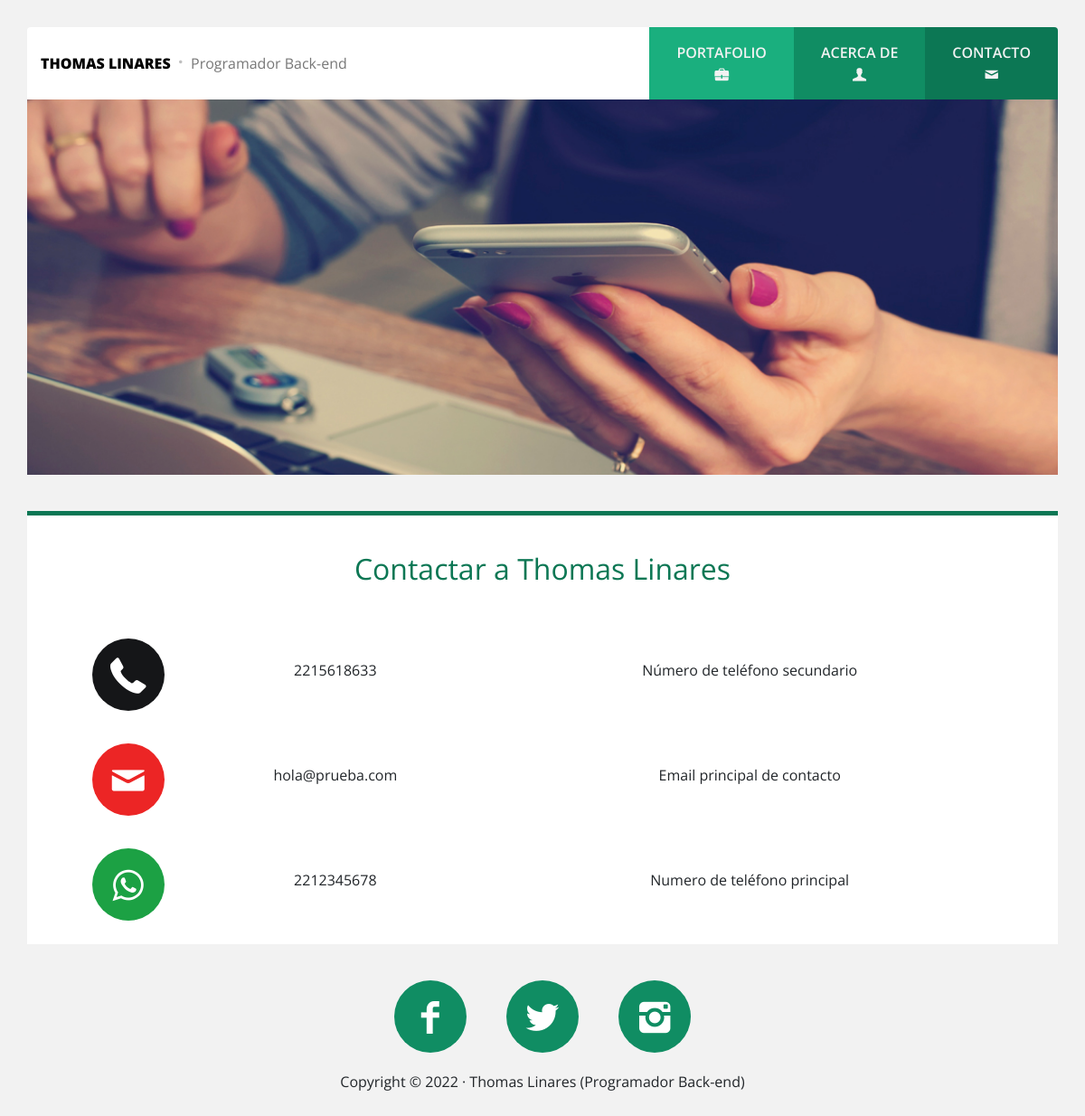
Page /contact/ on the committed database.
### about/models.py (models this page shows, shortened)
class About(models.Model):
    name = models.CharField(max_length=30, verbose_name="Nombre", null=False)
    profesion = models.CharField(max_length=50, verbose_name="Profesión", null=False)
    parrafo = RichTextField(verbose_name="Parrafos", null=False)
    image = models.ImageField(verbose_name="Foto de Perfil", upload_to="Project", null=False)
    created = models.DateTimeField(auto_now_add=True, verbose_name="Fecha de Creación")
    update = models.DateTimeField(auto_now=True, verbose_name="Fecha de Actualización")
    class Meta:
        verbose_name = "Acerca De"
        verbose_name_plural = "Acerca De"

### contact/models.py (models this page shows, shortened)
class Contact(models.Model):
    num_telefono = models.BigIntegerField(verbose_name="Número de telefono", null=False)
    descripcion_tel = models.CharField(max_length=200, verbose_name="Pequeña descripción", null=False)
    email = models.EmailField(verbose_name="Email", null=False)
    descripcion_email = models.CharField(max_length=200, verbose_name="Pequeña descripción", null=False)
    num_whatsapp = models.BigIntegerField(verbose_name="Número de Whatsapp", null=False)
    descripcion_whatsapp = models.CharField(max_length=200, verbose_name="Pequeña descripción", null=False)
    class Meta:
        verbose_name = "Contacto"
        verbose_name_plural = "Contactos"

### contact/views.py (the view)
# urls.py: path('', views.contact, name="contact")
def contact(request):
    contacts = {
        'contacts':Contact.objects.all()
    }
    return render(request, 'contact/contact.html', contacts)

### core/templatetags/about_extra.py (called while the page is built)
@register.simple_tag
def get_about():
    abouts = About.objects.all()
    return abouts

### contact/templates/contact/contact.html
{% extends 'core/base.html' %}
{% load static %}
{% block slider %}
<div class="row slider">
	<div class="col">
		<img src="{% static 'core/img/contact-img.jpg' %}" class="w-100" alt="Responsive image">
	</div>
</div>
{% endblock %}
{% block content %}
{% for contact in contacts %}
<main>
	<div class="container">
		<div class="row contenedor">
			<div class="col">
			{% load about_extra %}
			{% get_about as abouts %}
			{% for about in abouts %}
				<h2 class="titulo">Contactar a {{ about.name }}</h2>
			{% endfor %}
				<div class="row contacto justify-content-center align-items-center">
					<div class="col-12 col-lg-2 col-md-2">
						<a href="https://github.com/D4rkam" target="_blank" class="icono icon-phone phone"></a>
					</div>
					<div class="col-12 col-lg-3 col-md-3">
						<p class="text-center">{{ contact.num_telefono }}</p>
					</div>
					<div class="col-12 col-lg-7 col-md-7">
						<p>{{ contact.descripcion_tel }}</p>
					</div>
				</div>
				<div class="row contacto justify-content-center align-items-center">
					<div class="col-12 col-lg-2 col-md-2">
						<a href="https://github.com/D4rkam" target="_blank" class="icono icon-mail mail"></a>
					</div>
					<div class="col-12 col-lg-3 col-md-3">
						<p class="text-center">{{ contact.email }}</p>
					</div>
					<div class="col-12 col-lg-7 col-md-7">
						<p>{{ contact.descripcion_email }}</p>
					</div>
				</div>
				<div class="row contacto justify-content-center align-items-center">
					<div class="col-12 col-lg-2 col-md-2">
						<a href="https://github.com/D4rkam" target="_blank" class="icono icon-whatsapp whatsapp"></a>
					</div>
					<div class="col-12 col-lg-3 col-md-3">
						<p class="text-center">{{ contact.num_whatsapp }}</p>
					</div>
					<div class="col-12 col-lg-7 col-md-7">
						<p>{{ contact.descripcion_whatsapp }}</p>
					</div>
				</div>
			</div>
		</div>
	</div>
</main>
{% endfor %}
{% endblock %}

### core/templates/core/base.html (shortened to what this page needs)
<!DOCTYPE html>
<html lang="es">
<head>
	{% load about_extra %}
	{% get_about as abouts %}
	{% load static %}
	<link rel="stylesheet" href="{% static 'core/css/bootstrap.min.css' %}">
	<link rel="stylesheet" href="{% static 'core/css/fontello.css' %}">
	<link rel="stylesheet" href="{% static 'core/css/styles.css' %}">
</head>
<body>
	<header>
		<div class="container">
			<div class="nav row rounded-top align-items-stretch justify-content-between">
				<div
					class="col-md-12 col-lg logo d-flex align-items-center justify-content-center justify-content-lg-start">
					{% load about_extra %}
					{% get_about as abouts%}
					{% for about in abouts %}
					<a class="nombre" href="{% url 'portfolio' %}">{{ about.name }}</a>
					<samp class="icono icon-dot"></samp>
					<p>{{ about.profesion }}</p>
					{% endfor %}
				</div>
				<nav class="col-md-12 col-lg-auto menu d-flex align-items-stretch flex-wrap flex-sm-nowrap">
					<a href="{% url 'portfolio' %}" class="c-1 d-flex align-items-center">
						<div class="d-flex flex-column text-center">
							<span>Portafolio</span>
							<i class="icono icon-briefcase"></i>
						</div>
					</a>
					<a href="{% url 'about' %}" class="c-2 d-flex align-items-center">
						<div class="d-flex flex-column text-center">
							<span>Acerca de</span>
							<i class="icono icon-user"></i>
						</div>
					</a>
					<a href="{% url 'contact' %}" class="c-3 d-flex align-items-center">
						<div class="d-flex flex-column text-center">
							<span>Contacto</span>
							<i class="icono icon-mail"></i>
						</div>
					</a>
				</nav>
			</div>
			{% block slider %}{% endblock %}
		</div>
	</header>
	{% block content %}{% endblock %}
	<footer>
		<div class="container">
			<div class="row redes-sociales justify-content-center">
				<div class="col-auto">
					<a href="https://github.com/D4rkam" target="_blank" class="icono icon-facebook facebook"></a>
					<a href="https://github.com/D4rkam" target="_blank" class="icono icon-twitter twitter"></a>
					<a href="https://github.com/D4rkam" target="_blank" class="icono icon-instagram instagram"></a>
				</div>
				<div class="col-12 text-center copyright">
					<samp>
						{% load about_extra %}
						{% get_about as abouts %}
						{% for about in abouts %}
						<p>Copyright &copy; 2022 · {{ about.name }} ({{ about.profesion }}) </p>
						{% endfor %}
					</samp>
				</div>
			</div>
		</div>
	</footer>
</body>
</html>

### core/static/core/css/styles.css (style rules this page uses)
body { background: #f2f2f2; font-family: 'Open Sans', sans-serif; }
header { margin-top: 30px; }
header .nav { min-height: 80px; overflow: hidden; background: #fff; }
header .logo a, header .logo samp, header .logo p { font-size: 16px; display: inline-block; margin: 0; }
header .logo .nombre { font-weight: 800; text-transform: uppercase; text-decoration: none; color: black; }
header .logo .icono { color: #bfbfbf; }
header .logo p { color: #777777; }
header .menu { padding: 0; }
header .menu a { display: block; padding: 0 30px; text-decoration: none; color: #f2f2f2; }
header .menu a div span { font-weight: 600; text-transform: uppercase; }
header .menu .c-1 { background: #1aaf7e; }
header .menu .c-2 { background: #108d63; }
header .menu .c-3 { background: #0c7754; }
.slider { margin-bottom: 40px; }
.slider .col { padding: 0; }
.contenedor { background: #fff; border-top: 5px solid #0c7754; padding: 0 20px; }
.titulo { padding: 40px 0; text-align: center; color: #0c7754; font-family: 'Open Sans', sans-serif; font-weight: 400; }
.contacto { padding: 10px 0; margin-bottom: 10px; text-align: center; }
.contacto .icono { width: 80px; height: 80px; font-size: 40px; line-height: 80px; color: #fff; text-align: center; background: #c5cac8; display: inline-block; margin: 0px 20px; text-decoration: none; border-radius: 80px; transition: all .3s ease; overflow: hidden; }
.contacto .phone { background: #151618 }
.contacto .mail { background: #ec2525 }
.contacto .whatsapp { background: #1ca144 }
.redes-sociales { padding: 40px 0; margin-bottom: 40px; text-align: center; }
.redes-sociales .icono { width: 80px; height: 80px; font-size: 40px; line-height: 80px; color: #fff; text-align: center; background: #108d63; display: inline-block; margin: 0px 20px; text-decoration: none; border-radius: 80px; transition: all .3s ease; }
.redes-sociales .copyright { padding: 20PX 0; }
.redes-sociales .copyright samp P { font-family: 'Open Sans', sans-serif; }

### rows in the picture
About: name "THOMAS LINARES", profesion "Programador Back-end", name "Thomas Linares"
Contact: num_telefono "2215618633", descripcion_tel "Número de teléfono secundario", email "hola@prueba.com", descripcion_email "Email principal de contacto", num_whatsapp "2212345678", descripcion_whatsapp "Numero de teléfono principal"
